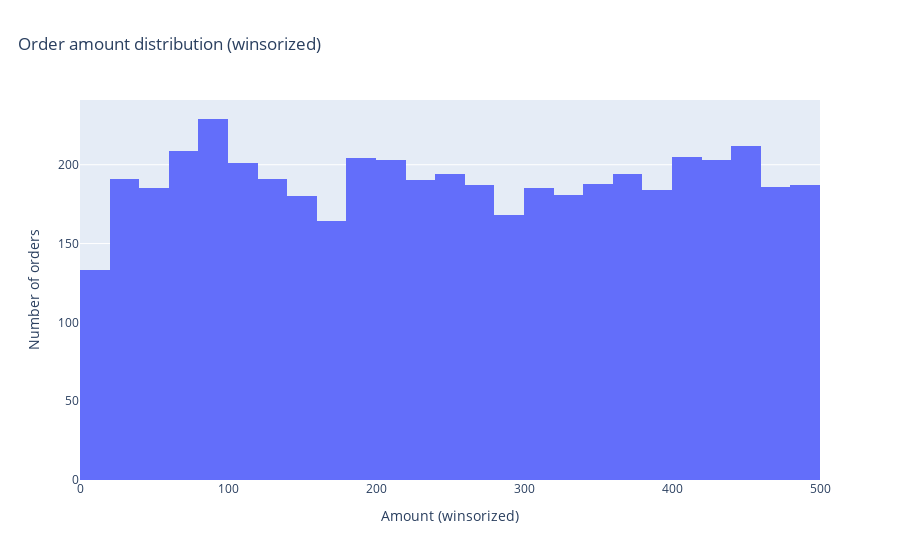

The notebook cell saved with this chart:
### Code cell
fig = px.histogram(df, x="amount_winsor", nbins=30, title="Order amount distribution (winsorized)")
fig.update_layout(title={"x": 0.02})
fig.update_xaxes(title_text="Amount (winsorized)")
fig.update_yaxes(title_text="Number of orders")
save_fig(fig, FIGS / "amount_hist_winsor.png")
fig

### Figure 1 — Plotly figure (JSON) as saved in the notebook; plotly's stock layout.template omitted (floating-point values rounded to 4 significant figures; data arrays with more than 128 entries replaced by an {"elided": "..."} marker saying what was removed)
{"data": [{"bingroup": "x", "hovertemplate": "amount_winsor=%{x}<br>count=%{y}<extra></extra>", "legendgroup": "", "marker": {"color": "#636efa", "pattern": {"shape": ""}}, "name": "", "nbinsx": 30, "orientation": "v", "showlegend": false, "type": "histogram", "x": {"elided": "5250 float values"}, "xaxis": "x", "yaxis": "y"}], "layout": {"barmode": "relative", "legend": {"tracegroupgap": 0}, "title": {"text": "Order amount distribution (winsorized)", "x": 0.02}, "xaxis": {"anchor": "y", "domain": [0, 1], "title": {"text": "Amount (winsorized)"}}, "yaxis": {"anchor": "x", "domain": [0, 1], "title": {"text": "Number of orders"}}}}
